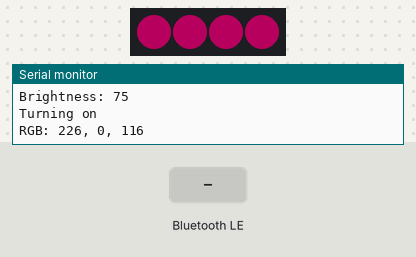
A sketch run on a simulated ESP32. Shown: 4 RGB LEDs in strip order, left to right, the last lines printed to the serial monitor. The test bench sets the inputs (shaded band). Dim RGB values are drawn brighter than linear; nothing arrives over Bluetooth unless stated; a phone connects over Bluetooth LE 3 s after start.

Above: at 1.2 s.
1.3 s: Bluetooth LE write "on" received
At 2.6 s:
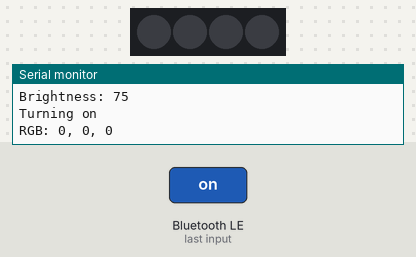
2.9 s: Bluetooth LE write "on" received
4.4 s: Bluetooth LE write "on" received
5.9 s: Bluetooth LE write "On" received
7.4 s: Bluetooth LE write "On" received
8.9 s: Bluetooth LE write "On" received
Timing chart, 0 to 11.4 s (numbered marks = the images above; inputs shaded):
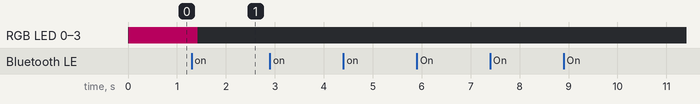

The sketch:

Weihnachtsfeier_Edition.ino
```cpp
//*** Import of Libraries *********************************************************************************************************************************************
#include <BLEDevice.h>
#include <BLEUtils.h>
#include <BLEServer.h>
#include <Adafruit_NeoPixel.h>
//*********************************************************************************************************************************************************************

//*** Global Settings *************************************************************************************************************************************************
#define LED_PIN     14  // Defines the Data-Input Pin
#define LED_COUNT    4  // Number of LEDs in the device

#define DEVICE_NAME "OnsiteXmas"

// https://www.uuidgenerator.net/ to get a unique UUID
#define SERVICE_UUID        "fcf88392-048b-11ea-8d71-362b9e155667"
#define CONTROL_CHAR_UUID   "fcf88b58-048b-11ea-8d71-362b9e155667"
#define COLOR_CHAR_UUID     "93783900-051a-11ea-8d71-362b9e155667"
#define BRIGHT_CHAR_UUID    "5cd72205-09d2-4a58-b704-f59bca4bfc8c"
//*********************************************************************************************************************************************************************

//*** Global Objects & Variables **************************************************************************************************************************************
BLEDevice           Device;
BLEServer*          pServer;
BLEService*         pService;
BLECharacteristic*  pControlCharacteristic;
BLECharacteristic*  pColorCharacteristic;
BLECharacteristic*  pBrightCharacteristic;
BLEAdvertising*     pAdvertising;

uint32_t            colormode;
std::string         brightness = "75";          // Brightness of the LEDs
std::string         oldBrightness = "0";        // The old value of the brightness
std::string         powerMode = "on";           // Powermode of the LEDs (on/off)
std::string         ledColor = "226,00,116";    // Color of the LEDs (Magenta)

Adafruit_NeoPixel Stripe(LED_COUNT, LED_PIN, NEO_GRB + NEO_KHZ800);
//*********************************************************************************************************************************************************************

//*** Callbacks Classes ***********************************************************************************************************************************************
// Connect / Disconnect
class ServerCallbacks : public BLEServerCallbacks {
    void onConnect(BLEServer* pServerCallback) {
      Serial.println("Client connected");
    }

    void onDisconnect(BLEServer* pServerCallback) {
      Serial.println("Client disconnected");
    }
};

// On / Off
class ControlCharacteristicCallbacks: public BLECharacteristicCallbacks {
    void onWrite(BLECharacteristic* pCharacteristic) {
      if (pControlCharacteristic->getValue().length() > 0) {
        // Get value via Bluetooth
        powerMode = pControlCharacteristic->getValue();
        Serial.print("New PowerMode: ");
        Serial.println(powerMode.c_str());

        // Dirty but cool solution for on/off bug ;-)
        oldBrightness = "-1";
      }
    }
};

// LED Colors
class LedColorCallbacks: public BLECharacteristicCallbacks {
    void onWrite(BLECharacteristic* pCharacteristic) {
      if (pColorCharacteristic->getValue().length() > 0) {
        // Get value via Bluetooth
        ledColor = pColorCharacteristic->getValue();
        Serial.print("New LED Color: ");
        Serial.println(ledColor.c_str());
      }
    }
};

// LED Brightness
class BrightnessCallbacks: public BLECharacteristicCallbacks {
    void onWrite(BLECharacteristic* pCharacteristic) {
      if (pBrightCharacteristic->getValue().length() > 0) {
        // Get value via Bluetooth
        brightness = pBrightCharacteristic->getValue();
        Serial.print("New Brightness: ");
        Serial.println(brightness.c_str());
      }
    }
};
//*********************************************************************************************************************************************************************

// *** Arduino Main Functions *****************************************************************************************************************************************
void setup() {
  // Set Baudrate to get the right output
  Serial.begin(9600);

  initBLE();

  // Initialize LED Stripe
  Stripe.begin();
}

void loop() {
  if (check_on_off())
  {
    setBright(brightness.c_str());
    turn_on_leds(ledColor.c_str());
  }
  else
  {
    turn_off_leds();
  }

  delay(10);
}
//*********************************************************************************************************************************************************************

// *** BLE Functions **************************************************************************************************************************************************
// Method to initialize Bluetooth Low Energy
void initBLE() {
  // Give your Device a custom name (Bluetooth-Name)
  Device.init(DEVICE_NAME);

  // Init Server, Service and Characteristics
  pServer       = Device.createServer();
  pService      = pServer->createService(SERVICE_UUID);
  pControlCharacteristic  = pService->createCharacteristic(CONTROL_CHAR_UUID, BLECharacteristic::PROPERTY_WRITE | BLECharacteristic::PROPERTY_READ);
  pColorCharacteristic    = pService->createCharacteristic(COLOR_CHAR_UUID, BLECharacteristic::PROPERTY_WRITE | BLECharacteristic::PROPERTY_READ);
  pBrightCharacteristic   = pService->createCharacteristic(BRIGHT_CHAR_UUID, BLECharacteristic::PROPERTY_WRITE | BLECharacteristic::PROPERTY_READ);

  // Encryption
  Device.setEncryptionLevel(ESP_BLE_SEC_ENCRYPT);
  pControlCharacteristic->setAccessPermissions(ESP_GATT_PERM_READ_ENCRYPTED | ESP_GATT_PERM_WRITE_ENCRYPTED);
  pColorCharacteristic->setAccessPermissions(ESP_GATT_PERM_READ_ENCRYPTED | ESP_GATT_PERM_WRITE_ENCRYPTED);
  pBrightCharacteristic->setAccessPermissions(ESP_GATT_PERM_READ_ENCRYPTED | ESP_GATT_PERM_WRITE_ENCRYPTED);

  // Callbacks
  pServer->setCallbacks(new ServerCallbacks());
  pControlCharacteristic->setCallbacks(new ControlCharacteristicCallbacks());
  pColorCharacteristic->setCallbacks(new LedColorCallbacks());
  pBrightCharacteristic->setCallbacks(new BrightnessCallbacks());

  // Set start values
  pControlCharacteristic->setValue("on");
  pColorCharacteristic->setValue("226,00,116"); // Magenta
  pBrightCharacteristic->setValue("75");

  // Get start values
  powerMode  = pControlCharacteristic->getValue();
  ledColor   = pColorCharacteristic->getValue();
  brightness = pBrightCharacteristic->getValue();

  pService->start();

  // Advertising
  pAdvertising = Device.getAdvertising();
  pAdvertising->addServiceUUID(SERVICE_UUID);
  pAdvertising->setScanResponse(true);
  pAdvertising->setMinPreferred(0x06);
  pAdvertising->setMinPreferred(0x12);
  Device.startAdvertising();

  Serial.print(DEVICE_NAME);
  Serial.println(" Advertised");
};
//*********************************************************************************************************************************************************************

// *** Loop Functions *************************************************************************************************************************************************
boolean check_on_off() {
  if (powerMode == "on" || powerMode == "On" || powerMode == "ON" || powerMode == "1")
  {
    return true;
  }
  else
  {
    return false;
  }
}

void turn_off_leds() {
  Serial.println("Turning off");

  Stripe.clear();
  Stripe.show();
  Stripe.setBrightness(0);
  colormode = Stripe.Color(0, 0, 0);
}

// 163,73,164
void turn_on_leds(String rgb) {
  Serial.println("Turning on");

  int firstSplit = rgb.indexOf(',');
  int lastSplit  = rgb.lastIndexOf(',');

  // Get single values of Red, Green and Blue
  int red   = rgb.substring(0, firstSplit).toInt();
  int green = rgb.substring(firstSplit+1, lastSplit).toInt();
  int blue  = rgb.substring(lastSplit+1, rgb.length()).toInt();

  Serial.print("RGB: ");
  Serial.print(red);
  Serial.print(", ");
  Serial.print(green);
  Serial.print(", ");
  Serial.println(blue);

  setColor(Stripe.Color(red, green, blue));
}

void setColor(uint32_t color) {
  for (int x = 0; x <= LED_COUNT-1; x++) {
    Stripe.setPixelColor(x, color);
  }

  // Only if something changed
  if (colormode != color) {
    Stripe.show();

    colormode = color;
  }
}

void setBright(std::string bright) {
  Serial.print("Brightness: ");
  Serial.println(bright.c_str());

  // Only if something changed
  if (bright != oldBrightness) {
    turn_off_leds();
    Stripe.setBrightness(atoi(bright.c_str()));

    oldBrightness = bright;
  }
}
//*********************************************************************************************************************************************************************
```

Measured:
- after the input at 1.3 s, RGB LED 0–3: RGB(67, 0, 34) → off after 0.12 s
